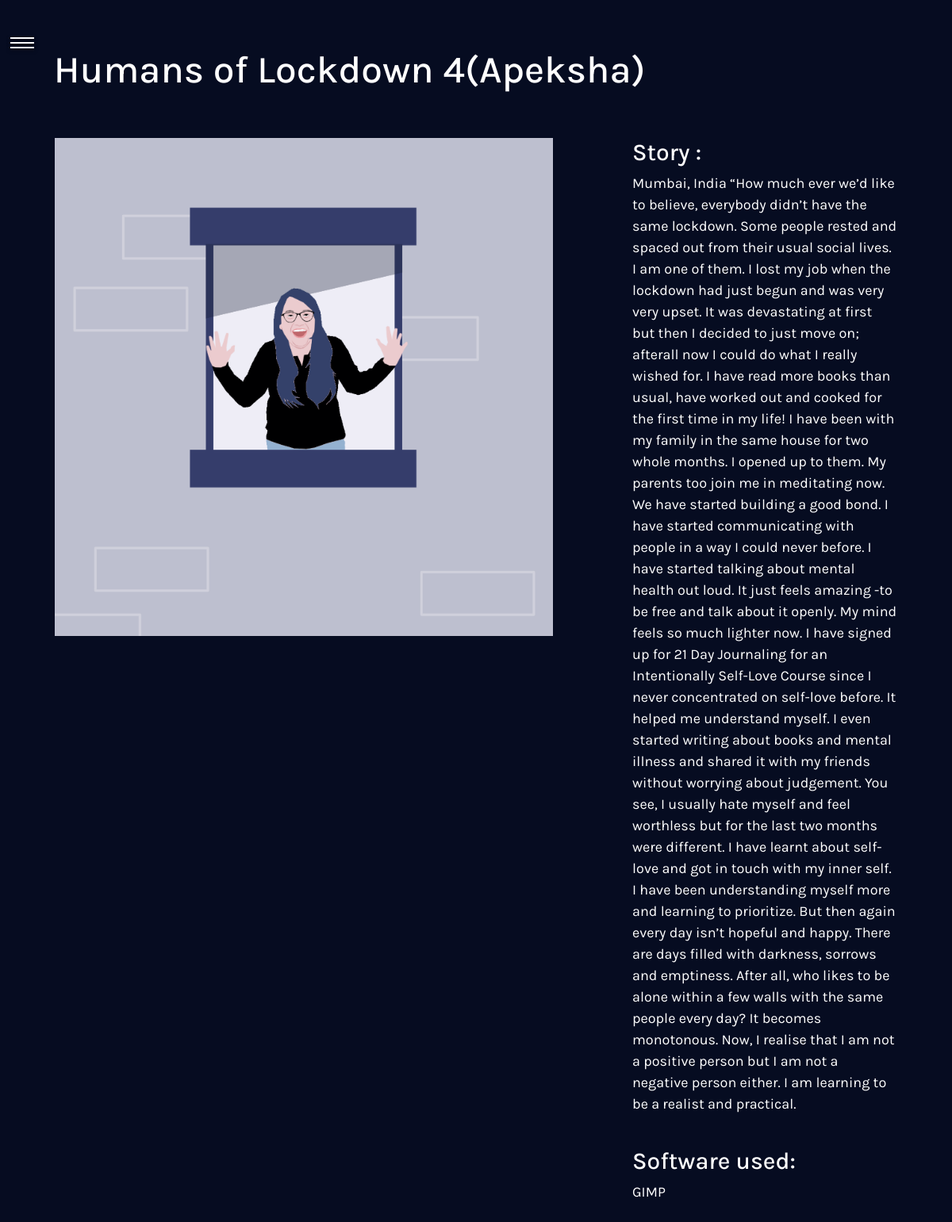
Screenshot of /series/4/ with the database file from the repository.
### series/models.py (models this page shows)
class Series(models.Model):
    title = models.CharField(max_length=100)
    description = models.TextField()
    technology = models.CharField(max_length=100)
    image = models.FilePathField(path="/img")

### series/views.py (the view)
# urls.py: path("<int:pk>/", views.series_detail, name="series_detail"),
def series_detail(request,pk):
    se = Series.objects.get(pk=pk)
    context = {
        'se':se
    }
    return render(request,'series_detail.html',context)

### series/templates/series_detail.html (shortened to what this page needs)
{% extends "base.html" %}
{% load static %}
{% block page_content %}
<body style="background-color:#060c21;">
<h1 style="padding-left:4.4vw; padding-top:5vw; color:white; font-size:4vw; font-family:Karla;">{{ se.title }}</h1>
<div class="row" style="padding:4.5vw; padding-top:4vw;">
    <div class="col-md-8">
        <img src="{% static se.image %}" alt="" width="90%" class="images">
    </div>
    <div class="col-md-4">
        <h2 style="color:white; font-size:2.5vw; font-family:Karla;">Story :</h2>
        <p style="color:white; font-size:1.5vw; font-family:Karla;">{{ se.description }}</p>
        <br>
        <h2 style="color:white; font-size:2.5vw; font-family:Karla;">Software used:</h2>
        <a href="https://www.gimp.org/" style="color:white; font-size:1.5vw; font-family:Karla;">{{ se.technology }}</a>
    </div>
</div>
</body>
{% endblock %}

### series/templates/series_detail.html (style rules this page uses)
body { margin: 0; padding: 0; display: flex; justify-content: center; align-items: center; }
.images { position: sticky; top: 0; }

### rows the page displays
Series: title "Humans of Lockdown 4(Apeksha)", image (picture), description "Mumbai, India “How much ever we’d like to believe, everybody didn’t have the same lockdown. Some people rested and spaced out from their usual social lives. I am one of them. I lost my job when the lockdown had just begun and was very very upset. It was devastating at first but then I decided to just move on; afterall now I could do what I really wished for. I have read more books than usual, have worked out and cooked for the first time in my life! I have been with my family in the same house for two whole months. I opened up to them. My parents too join me in meditating now. We have started building a good bond. I have started communicating with people in a way I could never before. I…", technology "GIMP"
